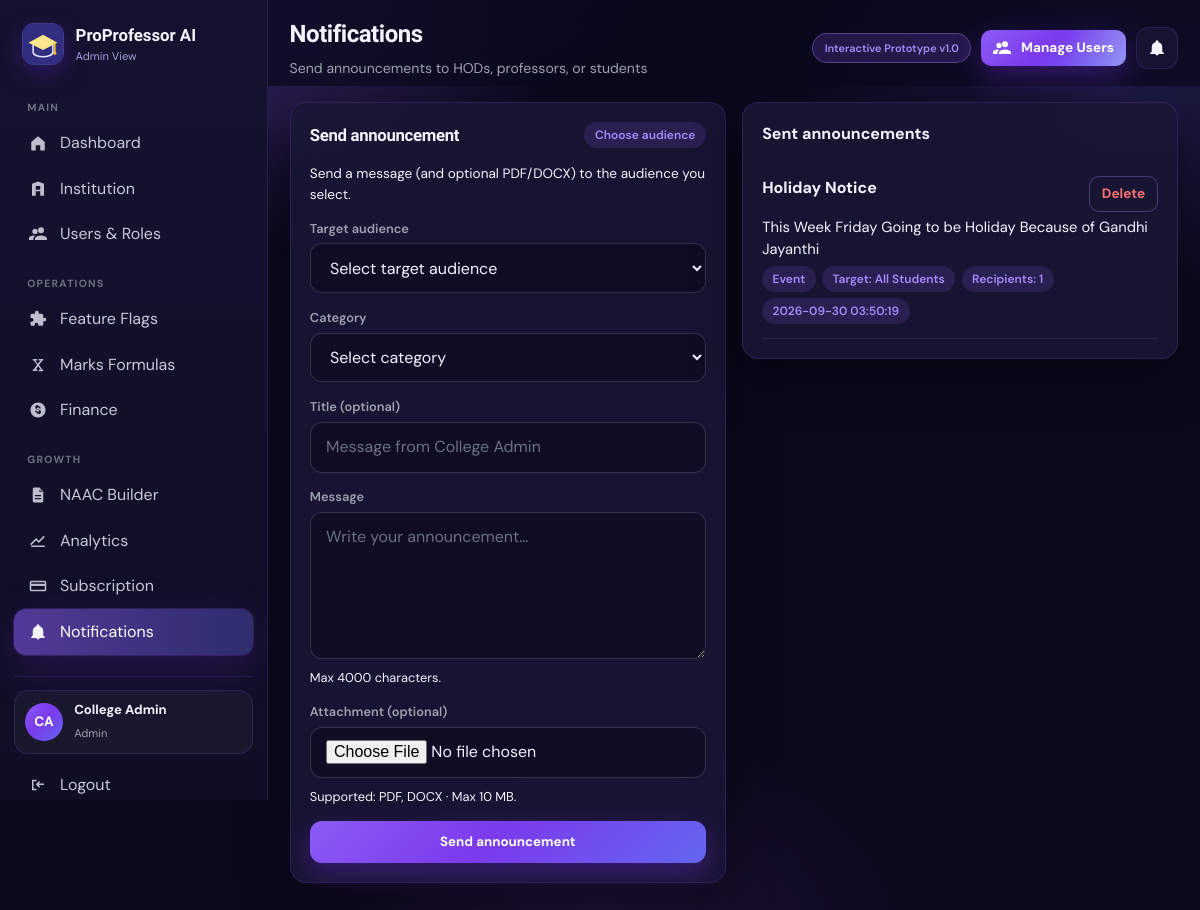
The app's page /admin/notifications (signed in) with its own data.
### tables this page shows
CREATE TABLE `users` (
  `id` int(10) UNSIGNED NOT NULL,
  `institution_id` int(10) UNSIGNED NOT NULL,
  `department_id` int(10) UNSIGNED DEFAULT NULL,
  `role` enum('professor','student','hod','admin','superadmin') NOT NULL,
  `email` varchar(160) NOT NULL,
  `password_hash` varchar(255) NOT NULL,
  `full_name` varchar(160) NOT NULL,
  `employee_id` varchar(60) DEFAULT NULL,
  `register_no` varchar(60) DEFAULT NULL,
  `phone` varchar(30) DEFAULT NULL,
  `avatar_url` varchar(255) DEFAULT NULL,
  `class_id` int(10) UNSIGNED DEFAULT NULL COMMENT 'For students',
  `academic_year_level` tinyint(3) UNSIGNED DEFAULT NULL COMMENT 'Student academic year 1-4',
  `semester` varchar(40) DEFAULT NULL COMMENT 'Student Odd/Even semester',
  `designation` varchar(100) DEFAULT NULL,
  `preferences` longtext DEFAULT NULL CHECK (json_valid(`preferences`)),
  `extra` longtext DEFAULT NULL COMMENT 'Expandable user attributes' CHECK (json_valid(`extra`)),
  `is_active` tinyint(1) DEFAULT 1,
  `last_login_at` datetime DEFAULT NULL,
  `created_at` timestamp NOT NULL DEFAULT current_timestamp(),
  `updated_at` timestamp NOT NULL DEFAULT current_timestamp() ON UPDATE current_timestamp()
);

CREATE TABLE `admin_hod_announcements` (
  `id` int(10) UNSIGNED NOT NULL,
  `institution_id` int(10) UNSIGNED NOT NULL,
  `admin_id` int(10) UNSIGNED NOT NULL,
  `title` varchar(200) NOT NULL,
  `body` text NOT NULL,
  `recipient_count` int(10) UNSIGNED NOT NULL DEFAULT 0,
  `attachment_path` varchar(255) DEFAULT NULL,
  `attachment_original_name` varchar(255) DEFAULT NULL,
  `attachment_mime_type` varchar(100) DEFAULT NULL,
  `attachment_size` int(10) UNSIGNED DEFAULT NULL,
  `meta` longtext DEFAULT NULL,
  `created_at` timestamp NOT NULL DEFAULT current_timestamp()
);

### app/Views/shared/notifications.php (the view, shortened to what the rows shown need)
<?php
$canMessageHods = !empty($canMessageHods);
$hodSentHistory = $hodSentHistory ?? [];
?>
<?php if ($canMessageHods): ?>
<div class="grid grid-2" style="margin-bottom:1rem;align-items:start">
  <div class="panel">
    <div class="panel-h">
      <h2 style="margin:0;font-size:1.05rem">Send announcement</h2>
      <span class="chip" id="audienceCount">Choose audience</span>
    </div>
    <p class="muted" style="font-size:.85rem;margin:.35rem 0 .85rem">Send a message (and optional PDF/DOCX) to the audience you select.</p>
    <form method="post" enctype="multipart/form-data" class="form-grid" id="audienceForm">
      <div class="form-row">
        <label for="audience">Target audience</label>
        <select name="audience" id="audience" required>
          <option value="">Select target audience</option>
        </select>
      </div>
      <div class="form-row">
        <label for="notice_type">Category</label>
        <select name="notice_type" id="notice_type" required>
          <option value="">Select category</option>
        </select>
      </div>
      <div class="form-row">
        <label for="hod_title">Title <span class="muted">(optional)</span></label>
        <input type="text" name="title" id="hod_title" maxlength="200" placeholder="Message from College Admin">
      </div>
      <div class="form-row">
        <label for="hod_message">Message</label>
        <textarea name="message" id="hod_message" rows="5" maxlength="4000" required placeholder="Write your announcement…"></textarea>
        <div class="muted" style="font-size:.8rem;margin-top:.25rem">Max 4000 characters.</div>
      </div>
      <div class="form-row">
        <label for="hod_attachment">Attachment <span class="muted">(optional)</span></label>
        <input type="file" name="attachment" id="hod_attachment" accept=".pdf,.docx,application/pdf,application/vnd.openxmlformats-officedocument.wordprocessingml.document">
        <div class="muted" style="font-size:.8rem;margin-top:.25rem">Supported: PDF, DOCX · Max 10 MB.</div>
      </div>
      <button class="btn btn-primary" type="submit" id="audienceSend">Send announcement</button>
    </form>
  </div>
  <div class="panel" style="max-height:min(70vh, 640px);overflow:auto">
    <div class="panel-h"><strong>Sent announcements</strong></div>
    <?php if (!$hodSentHistory): ?>
      <div class="empty">No announcements sent yet.</div>
    <?php else: ?>
      <?php foreach ($hodSentHistory as $h):
        $hMeta = json_decode((string)($h['meta'] ?? ''), true) ?: [];
        $targetLabel = \AdminHodMessageTools::audienceLabel((string)($hMeta['audience'] ?? 'ALL_HODS'));
        $noticeLabel = \AdminHodMessageTools::noticeTypeLabel((string)($hMeta['notice_type'] ?? ''));
      ?>
        <div style="padding:.85rem 0;border-bottom:1px solid var(--line)">
          <div style="display:flex;justify-content:space-between;gap:.75rem;align-items:flex-start">
            <strong><?= e((string)$h['title']) ?></strong>
            <form method="post" style="margin:0;flex-shrink:0" onsubmit="return confirm('Delete this message for the admin and its recipients?');">
              <button class="btn btn-sm btn-ghost" type="submit" style="color:#f87171">Delete</button>
            </form>
          </div>
          <div style="white-space:pre-wrap;font-size:.92rem;margin-top:.25rem"><?= e((string)$h['body']) ?></div>
          <div class="chip-row" style="margin-top:.35rem">
            <?php if ($noticeLabel !== ''): ?><span class="chip"><?= e($noticeLabel) ?></span><?php endif; ?>
            <span class="chip">Target: <?= e($targetLabel) ?></span>
            <span class="chip">Recipients: <?= (int)$h['recipient_count'] ?></span>
            <span class="chip"><?= e((string)$h['created_at']) ?></span>
          </div>
        </div>
      <?php endforeach; ?>
    <?php endif; ?>
  </div>
</div>
<?php endif; ?>

### app/Core/Router.php (shortened to what the rows shown need)
<?php
final class Router
{
    private array $routes = [];
    public function add(string $method, string $pattern, $handler): void
    {
        $this->routes[] = [
            'method' => strtoupper($method),
            'pattern' => $pattern,
            'handler' => $handler,
        ];
    }
    public function dispatch(string $method, string $uri): void
    {
        $path = parse_url($uri, PHP_URL_PATH) ?: '/';
        $base = app_base_path();
        $path = '/' . trim($path, '/');
        if ($path !== '/') {
            $path = rtrim($path, '/');
        }
        foreach ($this->routes as $route) {
            if ($route['method'] !== strtoupper($method)) {
                continue;
            }
            $regex = preg_replace('#\{([a-zA-Z_]+)\}#', '(?P<$1>[^/]+)', $route['pattern']);
            $regex = '#^' . $regex . '$#';
            if (!preg_match($regex, $path, $matches)) {
                continue;
            }
            $params = array_filter(
                $matches,
                static fn($k) => !is_int($k),
                ARRAY_FILTER_USE_KEY
            );
            $this->invoke($route['handler'], $params);
            return;
        }
    }
    private function invoke($handler, array $params): void
    {
        if (is_array($handler) && is_string($handler[0])) {
            $controller = new $handler[0]();
            $method = $handler[1];
            $controller->$method(...array_values($params));
            return;
        }
    }
}

### app/Views/layouts/app.php (shortened to what the rows shown need)
<?php
$user = \Auth::user();
$role = $user['role'] ?? '';
$groups = NavService::grouped($role);
$unread = $user ? unread_notifications_count((int)$user['id']) : 0;
$title = $title ?? 'ProProfessor AI';
$active = $active ?? '';
$subtitle = $subtitle ?? '';
$first = trim((string)($user['full_name'] ?? 'U'));
$parts = preg_split('/\s+/', $first) ?: ['U'];
$initials = strtoupper(mb_substr($parts[0], 0, 1) . mb_substr($parts[count($parts) - 1] ?? '', 0, 1));
$notifPath = match ($role) {
    'student' => '/student/notifications',
    'hod' => '/hod/notifications',
    'admin', 'superadmin' => '/admin/notifications',
    default => '/professor/notifications',
};
$cta = match ($role) {
    'professor' => ['href' => '/professor/generate-plan', 'label' => 'Generate Course Plan', 'icon' => 'spark'],
    'hod' => ['href' => '/hod/approvals', 'label' => 'Review Approvals', 'icon' => 'check'],
    'admin', 'superadmin' => ['href' => '/admin/users', 'label' => 'Manage Users', 'icon' => 'users'],
    default => null,
};
?>
<!DOCTYPE html>
<html lang="en">
<head>
  <link rel="stylesheet" href="<?= e(asset('css/app.css')) ?>?v=<?= (int)@filemtime(dirname(__DIR__, 3) . '/assets/css/app.css') ?>">
</head>
<body class="app-body" data-effects="on">
<div class="app-shell">
  <aside class="sidebar" id="sidebar">
    <div class="brand">
      <img class="brand-logo" src="<?= e(asset('img/logo.svg')) ?>" width="42" height="42" alt="ProProfessor AI">
      <div>
        <div class="brand-name">ProProfessor AI</div>
        <div class="brand-sub"><?= e(NavService::roleLabel($role)) ?></div>
      </div>
    </div>
    <nav class="side-nav">
      <?php foreach ($groups as $group): ?>
        <?php
          $navItems = [];
          foreach ($group['items'] as $item) {
              $navItems[] = $item;
          }
        ?>
        <div class="nav-group">
          <div class="nav-group-label"><?= e($group['label']) ?></div>
          <?php foreach ($navItems as $item): ?>
            <a class="nav-link <?= $active === $item['key'] ? 'active' : '' ?>" href="<?= e(url($item['href'])) ?>">
              <span class="nav-ico"><?= icon($item['icon'] ?? 'spark', 'icon') ?></span>
              <span><?= e($item['label']) ?></span>
            </a>
          <?php endforeach; ?>
        </div>
      <?php endforeach; ?>
    </nav>
    <div class="side-foot">
      <div class="side-user">
        <div class="avatar"><?= e($initials) ?></div>
        <div>
          <strong><?= e($user['full_name'] ?? '') ?></strong>
          <small><?= e(ucfirst($role)) ?></small>
        </div>
      </div>
      <a class="nav-link" href="<?= e(url('/logout')) ?>"><span class="nav-ico"><?= icon('logout') ?></span> <span>Logout</span></a>
    </div>
  </aside>
  <div class="main">
    <header class="topbar">
      <div class="topbar-title">
        <?php if (empty($dashboardHero)): ?>
          <h1><?= e($title) ?></h1>
          <?php if ($subtitle !== ''): ?><p><?= e($subtitle) ?></p><?php endif; ?>
        <?php endif; ?>
      </div>
      <div class="topbar-actions">
        <span class="proto-badge">Interactive Prototype v1.0</span>
        <?php if ($cta): ?>
          <a class="btn btn-primary btn-sm btn-shine topbar-cta" href="<?= e(url($cta['href'])) ?>"><?= icon($cta['icon']) ?> <?= e($cta['label']) ?></a>
        <?php endif; ?>
        <a class="icon-btn" href="<?= e(url($notifPath)) ?>" title="Notifications">
          <?= icon('bell') ?><?php if ($unread): ?><span class="dot"><?= (int)$unread ?></span><?php endif; ?>
        </a>
      </div>
    </header>
    <main class="content" id="pageContent">
      <?php $content(); ?>
    </main>
  </div>
</div>
</body>
</html>

### records on screen
users: role "Admin View", role "Manage Users"
admin_hod_announcements: title "Holiday Notice", body "This Week Friday Going to be Holiday Because of Gandhi Jayanthi", meta "Event", meta "All Students", recipient_count "1", created_at "2026-09-30 03:50:19"

### other values on screen
$group['label'] "MAIN"
$item['label'] "Dashboard"
$item['label'] "Institution"
$item['label'] "Users & Roles"
$group['label'] "OPERATIONS"
$item['label'] "Feature Flags"
$item['label'] "Marks Formulas"
$item['label'] "Finance"
$group['label'] "GROWTH"
$item['label'] "NAAC Builder"
$item['label'] "Analytics"
$item['label'] "Subscription"
$item['label'] "Notifications"
